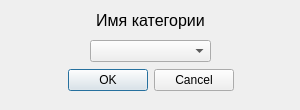
<?xml version="1.0" encoding="UTF-8"?>
<ui version="4.0">
 <class>Dialog</class>
 <widget class="QDialog" name="Dialog">
  <property name="geometry">
   <rect>
    <x>0</x>
    <y>0</y>
    <width>300</width>
    <height>110</height>
   </rect>
  </property>
  <property name="font">
   <font>
    <family>Arial</family>
   </font>
  </property>
  <property name="windowTitle">
   <string>Удаление категории</string>
  </property>
  <widget class="QDialogButtonBox" name="buttonBox">
   <property name="geometry">
    <rect>
     <x>40</x>
     <y>60</y>
     <width>221</width>
     <height>41</height>
    </rect>
   </property>
   <property name="orientation">
    <enum>Qt::Horizontal</enum>
   </property>
   <property name="standardButtons">
    <set>QDialogButtonBox::Cancel|QDialogButtonBox::Ok</set>
   </property>
   <property name="centerButtons">
    <bool>true</bool>
   </property>
  </widget>
  <widget class="QLabel" name="label">
   <property name="geometry">
    <rect>
     <x>30</x>
     <y>10</y>
     <width>241</width>
     <height>21</height>
    </rect>
   </property>
   <property name="font">
    <font>
     <pointsize>12</pointsize>
    </font>
   </property>
   <property name="text">
    <string>Имя категории</string>
   </property>
   <property name="alignment">
    <set>Qt::AlignCenter</set>
   </property>
  </widget>
  <widget class="QComboBox" name="comboBox">
   <property name="geometry">
    <rect>
     <x>90</x>
     <y>40</y>
     <width>121</width>
     <height>22</height>
    </rect>
   </property>
  </widget>
 </widget>
 <resources/>
 <connections>
  <connection>
   <sender>buttonBox</sender>
   <signal>accepted()</signal>
   <receiver>Dialog</receiver>
   <slot>accept()</slot>
   <hints>
    <hint type="sourcelabel">
     <x>248</x>
     <y>254</y>
    </hint>
    <hint type="destinationlabel">
     <x>157</x>
     <y>274</y>
    </hint>
   </hints>
  </connection>
  <connection>
   <sender>buttonBox</sender>
   <signal>rejected()</signal>
   <receiver>Dialog</receiver>
   <slot>reject()</slot>
   <hints>
    <hint type="sourcelabel">
     <x>316</x>
     <y>260</y>
    </hint>
    <hint type="destinationlabel">
     <x>286</x>
     <y>274</y>
    </hint>
   </hints>
  </connection>
 </connections>
</ui>
